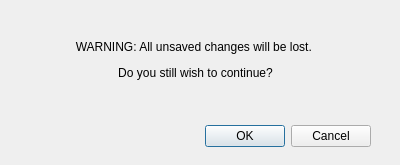
<?xml version="1.0" encoding="UTF-8"?>
<ui version="4.0">
 <class>WarningDialog</class>
 <widget class="QDialog" name="WarningDialog">
  <property name="geometry">
   <rect>
    <x>0</x>
    <y>0</y>
    <width>400</width>
    <height>165</height>
   </rect>
  </property>
  <property name="sizePolicy">
   <sizepolicy hsizetype="Fixed" vsizetype="Fixed">
    <horstretch>0</horstretch>
    <verstretch>0</verstretch>
   </sizepolicy>
  </property>
  <property name="windowTitle">
   <string>Confirm Action</string>
  </property>
  <widget class="QDialogButtonBox" name="button_box">
   <property name="geometry">
    <rect>
     <x>30</x>
     <y>120</y>
     <width>341</width>
     <height>32</height>
    </rect>
   </property>
   <property name="orientation">
    <enum>Qt::Horizontal</enum>
   </property>
   <property name="standardButtons">
    <set>QDialogButtonBox::Cancel|QDialogButtonBox::Ok</set>
   </property>
   <property name="centerButtons">
    <bool>false</bool>
   </property>
  </widget>
  <widget class="QLabel" name="warning_label">
   <property name="geometry">
    <rect>
     <x>50</x>
     <y>30</y>
     <width>291</width>
     <height>61</height>
    </rect>
   </property>
   <property name="text">
    <string>&lt;html&gt;&lt;head/&gt;&lt;body&gt;&lt;p align=&quot;center&quot;&gt;WARNING: All unsaved changes will be lost. &lt;/p&gt;&lt;p align=&quot;center&quot;&gt;Do you still wish to continue?&lt;/p&gt;&lt;/body&gt;&lt;/html&gt;</string>
   </property>
   <property name="wordWrap">
    <bool>true</bool>
   </property>
  </widget>
 </widget>
 <resources/>
 <connections>
  <connection>
   <sender>button_box</sender>
   <signal>accepted()</signal>
   <receiver>WarningDialog</receiver>
   <slot>accept()</slot>
   <hints>
    <hint type="sourcelabel">
     <x>248</x>
     <y>254</y>
    </hint>
    <hint type="destinationlabel">
     <x>157</x>
     <y>274</y>
    </hint>
   </hints>
  </connection>
  <connection>
   <sender>button_box</sender>
   <signal>rejected()</signal>
   <receiver>WarningDialog</receiver>
   <slot>reject()</slot>
   <hints>
    <hint type="sourcelabel">
     <x>316</x>
     <y>260</y>
    </hint>
    <hint type="destinationlabel">
     <x>286</x>
     <y>274</y>
    </hint>
   </hints>
  </connection>
 </connections>
</ui>
